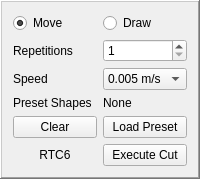
     <widget class="QFrame" name="gridFrame_3">
      <property name="frameShape">
       <enum>QFrame::WinPanel</enum>
      </property>
      <property name="frameShadow">
       <enum>QFrame::Raised</enum>
      </property>
      <layout class="QGridLayout" name="gridLayoutCanvsMode">
       <item row="2" column="0">
        <widget class="QLabel" name="labSpeed">
         <property name="text">
          <string>Speed</string>
         </property>
        </widget>
       </item>
       <item row="2" column="1">
        <widget class="QComboBox" name="comboBoxSpeed">
         <property name="currentText">
          <string>0.005 m/s</string>
         </property>
         <item>
          <property name="text">
           <string>0.005 m/s</string>
          </property>
         </item>
         <item>
          <property name="text">
           <string>0.01 m/s</string>
          </property>
         </item>
         <item>
          <property name="text">
           <string>0.05 m/s</string>
          </property>
         </item>
         <item>
          <property name="text">
           <string>0.1 m/s</string>
          </property>
         </item>
         <item>
          <property name="text">
           <string>0.5 m/s</string>
          </property>
         </item>
         <item>
          <property name="text">
           <string>1 m/s</string>
          </property>
         </item>
         <item>
          <property name="text">
           <string>2 m/s</string>
          </property>
         </item>
         <item>
          <property name="text">
           <string>4 m/s</string>
          </property>
         </item>
        </widget>
       </item>
       <item row="3" column="0">
        <widget class="QLabel" name="labPresets">
         <property name="text">
          <string>Preset Shapes</string>
         </property>
        </widget>
       </item>
       <item row="1" column="1">
        <widget class="QSpinBox" name="spinBoxRepetitions">
         <property name="minimum">
          <number>1</number>
         </property>
         <property name="maximum">
          <number>100000</number>
         </property>
        </widget>
       </item>
       <item row="0" column="1">
        <widget class="QRadioButton" name="radioButtonDrawMode">
         <property name="text">
          <string>Draw</string>
         </property>
        </widget>
       </item>
       <item row="1" column="0">
        <widget class="QLabel" name="labRepetitions">
         <property name="text">
          <string>Repetitions</string>
         </property>
        </widget>
       </item>
       <item row="5" column="1">
        <widget class="QPushButton" name="pushButtonCut">
         <property name="text">
          <string>Execute Cut</string>
         </property>
        </widget>
       </item>
       <item row="0" column="0">
        <widget class="QRadioButton" name="radioButtonMoveMode">
         <property name="text">
          <string>Move</string>
         </property>
         <property name="checked">
          <bool>true</bool>
         </property>
        </widget>
       </item>
       <item row="4" column="1">
        <widget class="QPushButton" name="pushButtonLoadPreset">
         <property name="text">
          <string>Load Preset</string>
         </property>
        </widget>
       </item>
       <item row="3" column="1">
        <widget class="QLabel" name="labPresetShapeFile">
         <property name="maximumSize">
          <size>
           <width>16777215</width>
           <height>30</height>
          </size>
         </property>
         <property name="text">
          <string>None</string>
         </property>
        </widget>
       </item>
       <item row="4" column="0">
        <widget class="QPushButton" name="pushButtonClear">
         <property name="text">
          <string>Clear</string>
         </property>
        </widget>
       </item>
       <item row="5" column="0">
        <widget class="QLabel" name="labRTC6Acquired">
         <property name="maximumSize">
          <size>
           <width>100</width>
           <height>60</height>
          </size>
         </property>
         <property name="text">
          <string>RTC6</string>
         </property>
         <property name="alignment">
          <set>Qt::AlignCenter</set>
         </property>
        </widget>
       </item>
      </layout>
     </widget>
